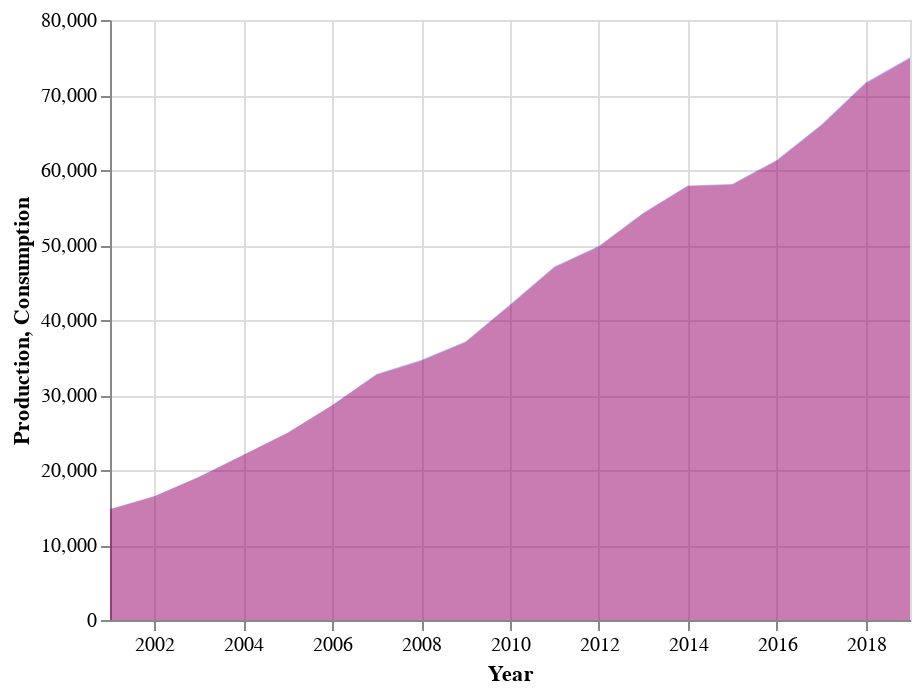

Source (notebook cell):
### Markdown cell above
### draw chart

### Code cell
# using Altair draw Layered Area Chart for "Outputof Electricity(100 million kw.h)" & "Total Electricity Consumption(100 million kw.h)"
# https://altair-viz.github.io/gallery/layered_area_chart.html

## First Drawing
base_figure = alt.Chart(df_new).encode(x="Year")
alt.layer(
    base_figure.mark_area(opacity=0.3, color="blue").encode(y="Production:Q"),
    base_figure.mark_area(opacity=0.3, color="red").encode(y="Consumption:Q"),
)
## blue+red=purlple...the result is too similar to be observed

### Figure 1 — Vega-Lite specification as saved in the notebook (floating-point values rounded to 4 significant figures)
{"config": {"view": {"continuousWidth": 400, "continuousHeight": 300}}, "layer": [{"mark": {"type": "area", "color": "blue", "opacity": 0.3}, "encoding": {"x": {"type": "temporal", "field": "Year"}, "y": {"type": "quantitative", "field": "Production"}}}, {"mark": {"type": "area", "color": "red", "opacity": 0.3}, "encoding": {"x": {"type": "temporal", "field": "Year"}, "y": {"type": "quantitative", "field": "Consumption"}}}], "data": {"name": "data-bdf39401623bd9480e253aa9f2f92ccf"}, "$schema": "https://vega.github.io/schema/vega-lite/v4.8.1.json", "datasets": {"data-bdf39401623bd9480e253aa9f2f92ccf": [{"Year": "2001-01-01T00:00:00", "Production": 14810.0, "Consumption": 14720.0}, {"Year": "2002-01-01T00:00:00", "Production": 16540.0, "Consumption": 16470.0}, {"Year": "2003-01-01T00:00:00", "Production": 19110.0, "Consumption": 19030.0}, {"Year": "2004-01-01T00:00:00", "Production": 22030.0, "Consumption": 21970.0}, {"Year": "2005-01-01T00:00:00", "Production": 25000.0, "Consumption": 24940.0}, {"Year": "2006-01-01T00:00:00", "Production": 28660.0, "Consumption": 28590.0}, {"Year": "2007-01-01T00:00:00", "Production": 32820.0, "Consumption": 32710.0}, {"Year": "2008-01-01T00:00:00", "Production": 34670.0, "Consumption": 34540.0}, {"Year": "2009-01-01T00:00:00", "Production": 37150.0, "Consumption": 37030.0}, {"Year": "2010-01-01T00:00:00", "Production": 42070.0, "Consumption": 41930.0}, {"Year": "2011-01-01T00:00:00", "Production": 47130.0, "Consumption": 47000.0}, {"Year": "2012-01-01T00:00:00", "Production": 49880.0, "Consumption": 49760.0}, {"Year": "2013-01-01T00:00:00", "Production": 54320.0, "Consumption": 54200.0}, {"Year": "2014-01-01T00:00:00", "Production": 57940.0, "Consumption": 57830.0}, {"Year": "2015-01-01T00:00:00", "Production": 58150.0, "Consumption": 58020.0}, {"Year": "2016-01-01T00:00:00", "Production": 61330.0, "Consumption": 61210.0}, {"Year": "2017-01-01T00:00:00", "Production": 66040.0, "Consumption": 65910.0}, {"Year": "2018-01-01T00:00:00", "Production": 71660.0, "Consumption": 71510.0}, {"Year": "2019-01-01T00:00:00", "Production": 75030.0, "Consumption": 74870.0}]}}
